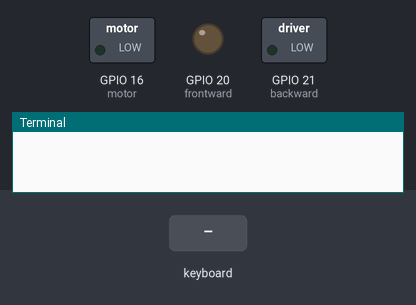
This program was run on a simulated Raspberry Pi (BCM pin numbers). On the bench: switched loads named in the program (green lamp = pin HIGH), output pins drawn as LEDs (lit = HIGH), the last lines printed to the terminal. The test bench sets the inputs (shaded band). The pygame window is not drawn.

Above: at 1.2 s.
1.3 s: key up typed on the keyboard
At 1.7 s:
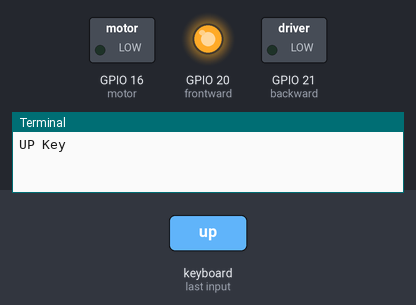
3.4 s: key down typed on the keyboard
At 3.9 s:
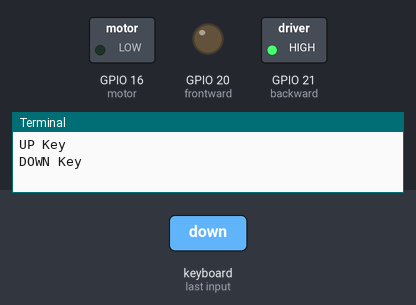
Timing chart, 0 to 6.4 s (numbered marks = the images above; inputs shaded):
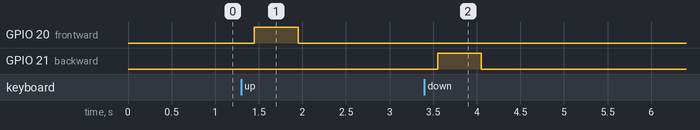

Measured:
- after the input at 1.3 s, GPIO 20 (frontward): LOW → HIGH after 0.15 s, → LOW 0.50 s later
- after the input at 3.4 s, GPIO 21 (backward): LOW → HIGH after 0.15 s, → LOW 0.50 s later

The program:

Movement_pygame.py
```python
#GPIO
from gpiozero import LED
from gpiozero import PWMLED
from gpiozero import DigitalOutputDevice
from gpiozero import PWMOutputDevice

#System
from time import sleep
from signal import pause
from random import randrange

#pygame
import pygame

#bluetooth
from bluetooth import *

#Custom Imports
import  MoveConstants

#Setup pins
backward = DigitalOutputDevice(MoveConstants.GPIO_BACKWARD_PIN)
frontward = DigitalOutputDevice(MoveConstants.GPIO_FORWARD_PIN)
motor = PWMOutputDevice(MoveConstants.GPIO_MOTOR_PIN)

#Setup to detect keyboard -- this should be taken out with bluetooth
pygame.init()
screen = pygame.display.set_mode((200,200))


while True:
    for event in pygame.event.get():
        if event.type == pygame.KEYUP:
            if event.key == pygame.K_UP:
                print ("UP Key")
                frontward.blink(on_time=0.5,n=1)
            elif event.key == pygame.K_DOWN:
                print ("DOWN Key")
                backward.blink(on_time=0.5,n=1)
```

MoveConstants.py
```python
#constants for GPIO pins. These pin numbers correspond to BCM numbering
GPIO_FORWARD_PIN = 20
GPIO_BACKWARD_PIN = 21
GPIO_MOTOR_PIN = 16
GPIO_RIGHT_PIN = 19

#Motor configuration from PiMotor library. PiMotor internally uses Board numbering
LEFT_MOTOR = "MOTOR1"
RIGHT_MOTOR = "MOTOR2"

#default speed
MOTOR_SPEED = 100
```
